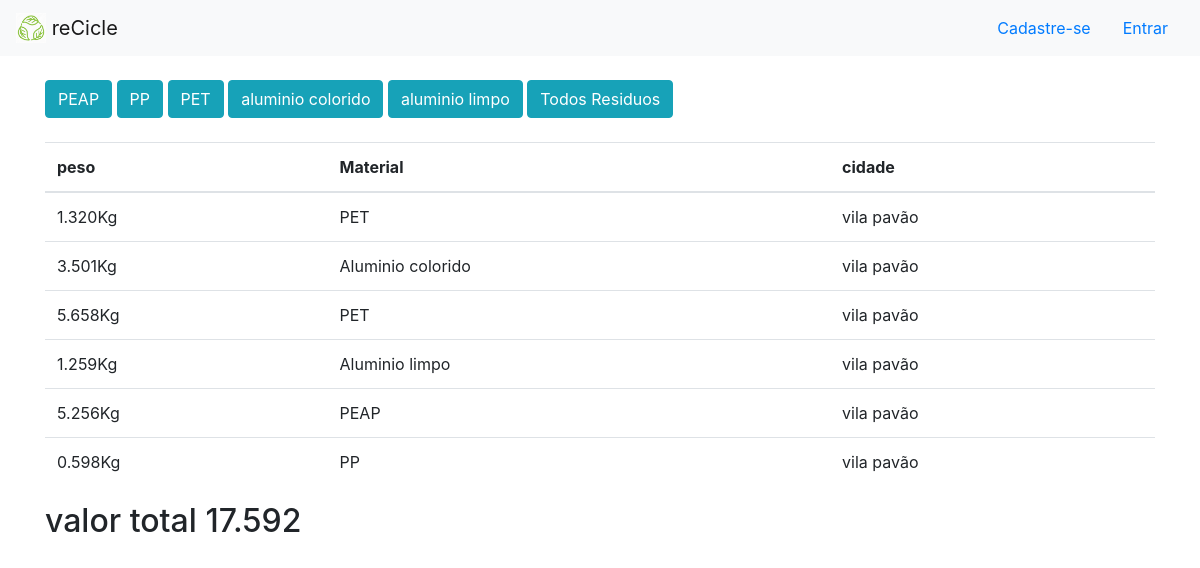
/relatorio/pesagem/ (signed in), run on the app's committed database.
### Aplicacao/models.py (models this page shows, shortened)
class Pesagem(models.Model):
    motorista   = models.ForeignKey(Motorista,  on_delete=models.CASCADE)
    cliente     = models.ForeignKey(Cliente,    on_delete=models.CASCADE)
    residuo     = models.ForeignKey(Residuo,    on_delete=models.CASCADE)
    peso        = models.DecimalField(max_digits=8, decimal_places=3)
    data_hora   = models.DateTimeField()

class Residuo(models.Model):
    nome_residuo = models.CharField(max_length=35)
    valor_kilo   = models.DecimalField(max_digits=8,decimal_places=2)
    def __str__(self):
        return self.nome_residuo

class Cliente(models.Model):
    usuario =  models.ForeignKey(User,on_delete=models.CASCADE)
    carteira = models.ForeignKey(Carteira,on_delete=models.CASCADE)
    endereco = models.ForeignKey(Endereco,on_delete=models.CASCADE)
    data_nascimento = models.DateField()
    cpf = models.CharField(max_length=11)

class Bairro(Cidade):
    nome_bairro = models.CharField(max_length=35)

class Endereco(Bairro):   # cep e estado com mascara no html
    logradouro = models.TextField()
    cep        = models.CharField(max_length=8)
    numero     = models.CharField(max_length=4)
    referencia = models.TextField()

class Estado(models.Model):
    sigla = models.CharField(max_length=2)

class Cidade(Estado):
    nome_cidade = models.CharField(max_length=35)
    def __str__(self):
        return self.nome_cidade

### Aplicacao/views.py (the view, shortened to what this page needs)
# urls.py: path('relatorio/pesagem/',views.relatorio_pesagens),
@login_required(login_url='/login/')
def relatorio_pesagens(request):
    pesagens = Pesagem.objects.all()
    peso_aux=0
    for i in range(0,len(pesagens)):
        peso_aux=peso_aux+pesagens[i].peso
    return render(request,'admin_rel_pesagens.html',{'pesagens':pesagens,'soma':peso_aux})

### Aplicacao/templates/admin_rel_pesagens.html (shortened to what this page needs)
<!DOCTYPE html>
<html lang="en">
<head>
        {% load static %}
    <link type="text/css" rel="stylesheet" href="{% static 'css/bootstrap.min.css' %}">
</head>
<body>
    <nav class="navbar navbar-light bg-light">
        <a class="navbar-brand" href="">
            <img src="/static/img/recicle.png" width="30" height="30" class="d-inline-block align-top" alt="">
            reCicle
        </a>
        <ul class="nav justify-content-end">
            <li class="nav-item">
                <a class="nav-link " href="/cadastro">Cadastre-se</a>
            </li>
            <li class="nav-item">
                <a class="nav-link" href="/login">Entrar</a>
            </li>
        </ul>
    </nav>
    <br>
    <div class="container">
        <form method="POST" class="post-form">{% csrf_token %}
            <button type="submit" class="btn btn-info"      name='filtro' value='PEAP'> PEAP</button>
            <button type="submit" class="btn btn-info"      name='filtro' value='PP'>   PP</button>
            <button type="submit" class="btn btn-info"      name='filtro' value='PET'>  PET</button>
            <button type="submit" class="btn btn-info"      name='filtro' value='Aluminio colorido'>  aluminio colorido</button>
            <button type="submit" class="btn btn-info"      name='filtro' value='Aluminio limpo'>  aluminio limpo</button>
            <button type="submit" class="btn btn-info"      name='filtro' value='0'>  Todos Residuos</button>
            <br><br>
        </form>
        <table class="table">
            <thead>
                <tr>
                    <th scope="col">peso</th>
                    <th scope="col">Material</th>
                    <th scope="col">cidade</th>
                </tr>
            </thead>
            <tbody>
                {% for p in pesagens %}
                <tr>
                    <td>{{ p.peso }}Kg</td>
                    <td>{{p.residuo}}</td>
                    <td>{{p.cliente.endereco.cidade}}</td>
                </tr>
                {% endfor%}
            </tbody>
        </table>
       <h2>valor total  {{soma}}</h2>
        </div>
</body>
</html>

### data on the page
Pesagem: peso "1.320", residuo "PET", cliente.endereco.cidade "vila pavão"
Pesagem: peso "3.501", residuo "Aluminio colorido", cliente.endereco.cidade "vila pavão"
Pesagem: peso "5.658", residuo "PET", cliente.endereco.cidade "vila pavão"
Pesagem: peso "1.259", residuo "Aluminio limpo", cliente.endereco.cidade "vila pavão"
Pesagem: peso "5.256", residuo "PEAP", cliente.endereco.cidade "vila pavão"
Pesagem: peso "0.598", residuo "PP", cliente.endereco.cidade "vila pavão"

### other printed values
{{ soma }} "17.592"
